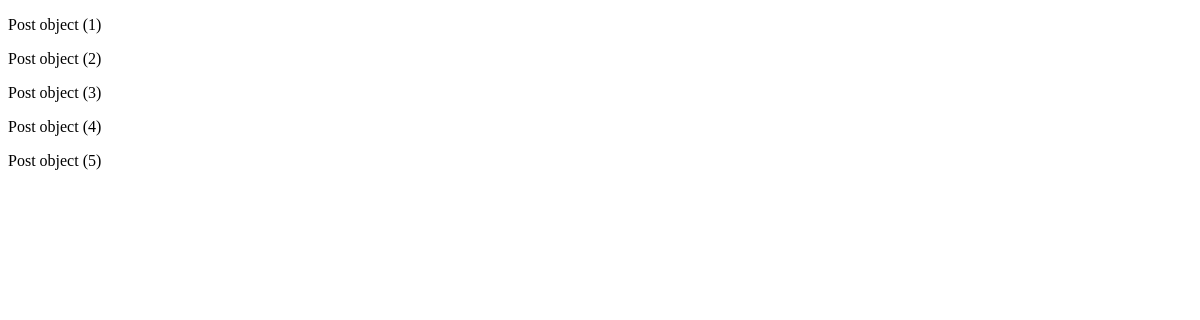
The app's page /cbv/, older data.
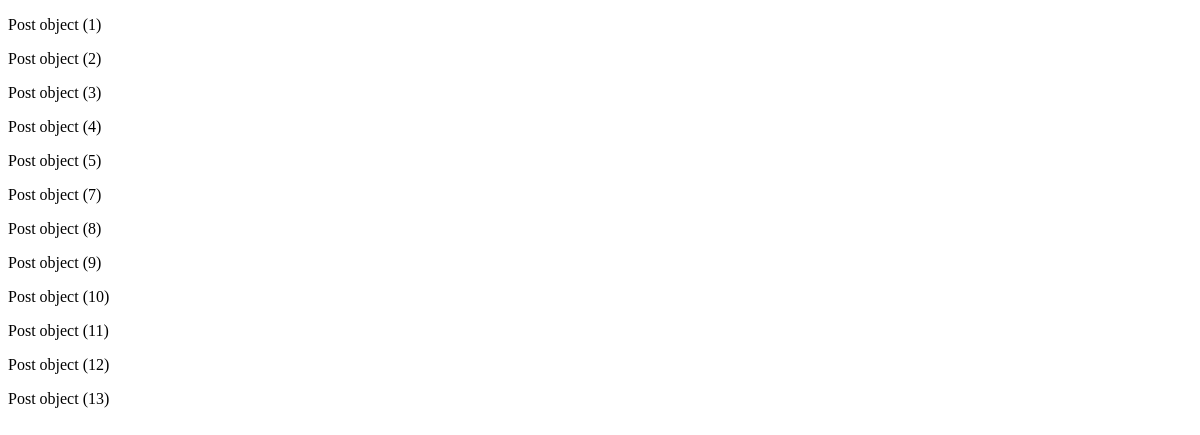
The same page, newer data.
### posts/models.py (models this page shows)
class Post(models.Model):
    image = models.ImageField(verbose_name='이미지', null=True, blank=True)
    content = models.TextField(verbose_name='내용')
    created_at = models.DateTimeField(verbose_name='작성일', auto_now_add=True)
    view_count = models.IntegerField(verbose_name='조회수', default=0)
    writer = models.ForeignKey(to=User, on_delete=models.CASCADE, null=True, blank=True)

### posts/views.py (the view)
# urls.py: path('cbv/', class_view.as_view(), name='cbv'),
class class_view(ListView):
    model = Post
    template_name = 'cbv_view.html'

### posts/templates/cbv_view.html (shortened to what this page needs)
<!DOCTYPE html>
<html lang="en">
  <head>
  </head>
  <body>
    {% for object in object_list %}
        <p>{{ object }}</p>
    {% endfor %}
  </body>
</html>

Row changes from the older to the newer data that the page shows:
added Post: id "Post object (7)"
added Post: id "Post object (8)"
added Post: id "Post object (9)"
added Post: id "Post object (10)"
added Post: id "Post object (11)"
added Post: id "Post object (12)"
added Post: id "Post object (13)"
